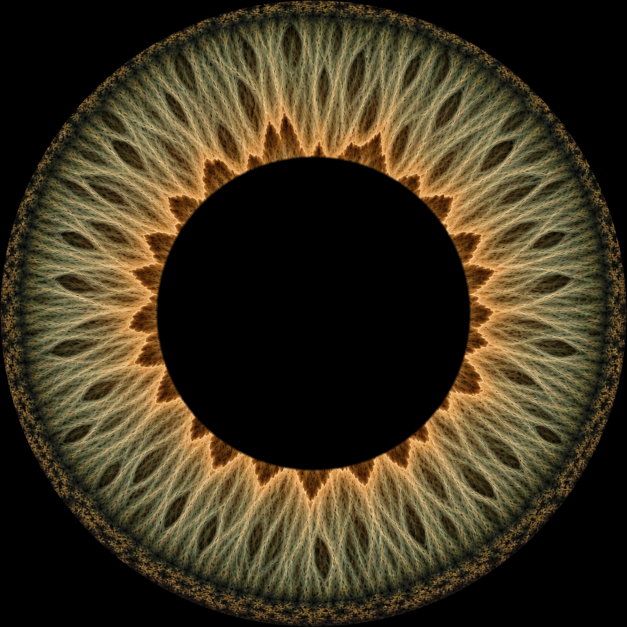
#> input picture assets/characters/lingxi/v5-imagegen-sources/iris_albedo.png, 1254 x 1254 px (shown at 1/2 size); the run also reads 1 picture not shown here
$ python make_skin_textures.py
#> lines starting #> are read from the running program, lines starting #| are printed output that depends on the picture
#!/usr/bin/env python3
"""Generate Lingxi's warm procedural skin maps with NumPy and Pillow only.

Run from the repository root. PNG row zero represents UV v=1; iris radii
are measured in UV units (the visible disk has radius 0.5). Bump maps are
linear scalar heights, intended for Blender's Non-Color image setting.
"""

from __future__ import annotations

import argparse
import json
import sys
import time
from pathlib import Path

import numpy as np
from PIL import Image


IMAGEGEN_SOURCES = Path(__file__).resolve().parents[2] / "assets/characters/lingxi/v5-imagegen-sources"
IMAGEGEN_ALBEDOS = frozenset({"iris_albedo.png", "nose_skin.png", "ear_fur.png",
                              "pad_skin.png", "tongue.png", "lid_skin.png",
                              "mouth_dark.png"})
IMAGEGEN_DATA = frozenset({"iris_bump.png", "nose_bump.png", "ear_bump.png",
                           "pad_bump.png", "lid_bump.png", "tongue_bump.png",
                           "iris_occlusion.png"})


def gaussian_blur(field: np.ndarray, sigma: float,
                  *, tileable: bool = False) -> np.ndarray:
    """Small separable Gaussian; optionally wrap boundaries onto a torus."""
    radius = max(1, int(np.ceil(3 * sigma)))
    offsets = np.arange(-radius, radius + 1, dtype=np.float32)
    kernel = np.exp(-0.5 * (offsets / sigma) ** 2)
    kernel /= kernel.sum()
    result = field.astype(np.float32)
    for axis in (0, 1):
        pads = [(0, 0), (0, 0)]
        pads[axis] = (radius, radius)
        padded = np.pad(result, pads, mode="wrap" if tileable else "reflect")
        filtered = np.zeros_like(result)
        for i, weight in enumerate(kernel):
            selection = [slice(None), slice(None)]
            selection[axis] = slice(i, i + result.shape[axis])
            filtered += weight * padded[tuple(selection)]
        result = filtered
    return result


def resize(field: np.ndarray, shape: tuple[int, int]) -> np.ndarray:
    """Resample float heights without an intermediate 8-bit quantization."""
    return np.asarray(
        Image.fromarray(field.astype(np.float32)).resize(
            (shape[1], shape[0]), Image.Resampling.BICUBIC
        ), dtype=np.float32,
    )


def fbm(shape: tuple[int, int], octaves: int, seed: int,
        cells: tuple[int, int] = (5, 5)) -> np.ndarray:
    """Gaussian-smoothed value noise, returned approximately in [-1, 1].

    Blur the coarse grids before interpolation, keeping broad octaves cheap
    even at 1024px. Anisotropic grids also provide directional fur noise.
    """
    rng = np.random.default_rng(seed)
    result = np.zeros(shape, dtype=np.float32)
    total = 0.0
    for octave in range(octaves):
        grid = tuple(max(3, min(size, n * 2 ** octave))
                     for size, n in zip(shape, cells))
        noise = gaussian_blur(rng.standard_normal(grid).astype(np.float32), 0.7)
        noise -= noise.mean()
        noise /= max(float(noise.std()) * 2.8, 1e-6)
        weight = 0.53 ** octave
        result += weight * resize(noise, shape)
        total += weight
    return np.clip(result / total, -1, 1)


def coordinates(size: int) -> tuple[np.ndarray, np.ndarray]:
    """Pixel centres, with upward-increasing UV v."""
    u = (np.arange(size, dtype=np.float32) + 0.5) / size
    return np.meshgrid(u, 1 - u)


def periodic_sample(grid: np.ndarray, x: np.ndarray,
                    y: np.ndarray) -> np.ndarray:
    """Smooth value noise at arbitrary lattice coordinates, modulo each axis.

    Wrapping the neighbouring indices as well as the coordinates makes both
    values and first derivatives continuous across the tile boundary.
    """
    x, y = x % grid.shape[1], y % grid.shape[0]
    ix, iy = np.floor(x).astype(np.int32), np.floor(y).astype(np.int32)
    tx, ty = x - ix, y - iy
    tx, ty = tx * tx * (3 - 2 * tx), ty * ty * (3 - 2 * ty)
    jx, jy = (ix + 1) % grid.shape[1], (iy + 1) % grid.shape[0]
    top = grid[iy, ix] * (1 - tx) + grid[iy, jx] * tx
    bottom = grid[jy, ix] * (1 - tx) + grid[jy, jx] * tx
    return top * (1 - ty) + bottom * ty


def periodic_fbm(shape: tuple[int, int], octaves: int, seed: int,
                 cells: tuple[int, int]) -> np.ndarray:
    """Fine, periodic counterpart of fbm; never use reflected resizing here."""
    rng = np.random.default_rng(seed)
    y, x = np.indices(shape, dtype=np.float64) + 0.5
    result = np.zeros(shape, dtype=np.float32)
    total = 0.0
    for octave in range(octaves):
        grid_shape = tuple(min(size, count * 2 ** octave)
                           for size, count in zip(shape, cells))
        grid = gaussian_blur(rng.standard_normal(grid_shape).astype(np.float32),
                             0.7, tileable=True)
        grid -= grid.mean()
        grid /= max(float(grid.std()) * 2.8, 1e-6)
        weight = 0.53 ** octave
        result += weight * periodic_sample(
            grid, x * grid_shape[1] / shape[1], y * grid_shape[0] / shape[0]
        ).astype(np.float32)
        total += weight
    return np.clip(result / total, -1, 1)


def test_periodic_sampling() -> float:
    """Compare wrapped sampling with non-wrapped sampling of explicit tiles.

    Probe both seams, corners and negative coordinates, including fractional
    positions on either side. Opposite raster edge pixels are different pixel
    centres, so their direct difference is not a continuity test.
    """
    rng = np.random.default_rng(7700)
    grid = rng.standard_normal((19, 23))
    xs = np.concatenate((rng.uniform(-1, 24, 128),
                         [-0.001, 0, 0.001, 22.999, 23, 23.001]))
    ys = np.concatenate((rng.uniform(-1, 20, 128),
                         [-0.001, 0, 0.001, 18.999, 19, 19.001]))
    x, y = np.meshgrid(xs, ys)
    tiled = np.tile(grid, (3, 3))
    # Independent reference: interior indices in a 3x3 image, no modulo.
    rx, ry = x + 23, y + 19
    ix, iy = np.floor(rx).astype(int), np.floor(ry).astype(int)
    tx, ty = rx - ix, ry - iy
    tx, ty = tx * tx * (3 - 2 * tx), ty * ty * (3 - 2 * ty)
    reference = ((1 - ty) * ((1 - tx) * tiled[iy, ix]
                             + tx * tiled[iy, ix + 1])
                 + ty * ((1 - tx) * tiled[iy + 1, ix]
                         + tx * tiled[iy + 1, ix + 1]))
    actual = periodic_sample(grid, x, y)
    error = float(np.max(np.abs(actual - reference)))
    for dx, dy in ((23, 0), (0, 19), (-23, -19)):
        error = max(error, float(np.max(np.abs(
            actual - periodic_sample(grid, x + dx, y + dy)))))
    if error > 1e-10:
        raise AssertionError(f"Periodic sampling seam error: {error:.3e}")
    return error


def micro_skin_maps() -> tuple[np.ndarray, np.ndarray, np.ndarray]:
    """UV-free skin micro-detail, with shared pore cavities in all three maps.

    Features span only a few pixels; anisotropic noise suggests short hair
    without long shafts or broad colour clouds. Sample all maps at the same
    object/generated coordinate scale and use Non-Color data with Repeat.
    """
    shape = (1024, 1024)
    fine = periodic_fbm(shape, 3, 7701, (192, 224))
    grain = periodic_fbm(shape, 2, 7702, (96, 384))
    pores = smoothstep(0.02, 0.60, -fine)
    bump = 0.50 + 0.045 * fine - 0.085 * pores + 0.018 * grain
    # Wrap blur, then average pixel-centred 2x2 footprints. Unlike a generic
    # resize, this preserves the torus and aligns the 512px maps with bump.
    cavities = gaussian_blur(pores, 0.8, tileable=True)
    cavities = cavities.reshape(512, 2, 512, 2).mean(axis=(1, 3))
    rough = 0.50 + 0.09 * (cavities - cavities.mean())
    ao = 0.88 - 0.045 * (cavities - cavities.mean())
    return bump, rough, ao


def smoothstep(low: float, high: float, x: np.ndarray) -> np.ndarray:
    t = np.clip((x - low) / (high - low), 0, 1)
    return t * t * (3 - 2 * t)


def colour(hex_code: str) -> np.ndarray:
    return np.array([int(hex_code[i:i + 2], 16) / 255
                     for i in (0, 2, 4)], dtype=np.float32)


def mix(a: np.ndarray, b: np.ndarray, amount: np.ndarray) -> np.ndarray:
    return a * (1 - amount[..., None]) + b * amount[..., None]


def angular_noise(theta: np.ndarray, count: int,
                  rng: np.random.Generator) -> np.ndarray:
    """Periodic random angular profile: no seam and no reflected sectors."""
    values = rng.uniform(-1, 1, count).astype(np.float32)
    phase = (theta / (2 * np.pi) % 1) * count
    index = np.floor(phase).astype(np.int32)
    blend = phase - index
    blend = blend * blend * (3 - 2 * blend)
    return values[index % count] * (1 - blend) + values[(index + 1) % count] * blend


def radial_fibres(radius: np.ndarray, theta: np.ndarray,
                  rng: np.random.Generator, warp: np.ndarray) -> np.ndarray:
    """Unequal bundles of bent, branching collagen fibres."""
    bent = theta + 0.035 * warp + 0.025 * np.sin(theta * 7 + radius * 19)
    fibres = np.zeros_like(radius)
    for count, weight in ((72, 0.56), (144, 0.29), (288, 0.15)):
        profile = angular_noise(bent + 0.014 * np.sin(radius * 31 + theta * 9),
                                count, rng)
        # Narrow ridges and broader troughs create varied fibre widths.
        profile = 0.65 * profile + 0.35 * np.sign(profile) * profile ** 2
        envelope = 0.65 + 0.35 * np.sin(radius * rng.uniform(35, 65)
                                      + angular_noise(theta, 31, rng) * 4)
        fibres += weight * profile * envelope
    return fibres


def iris_maps() -> tuple[np.ndarray, np.ndarray]:
    rng = np.random.default_rng(1101)
    u, v = coordinates(1024)
    radius = np.hypot(u - 0.5, v - 0.5)
    theta = np.arctan2(v - 0.5, u - 0.5)
    clouds = fbm(radius.shape, 5, 1102)
    angular = angular_noise(theta, 43, rng)
    warped_r = radius + 0.008 * angular + 0.006 * clouds
    fibres = radial_fibres(radius, theta, rng, clouds)
    base = mix(colour("c99339"), colour("d6b34a"),
               smoothstep(0.18, 0.23, warped_r))
    base = mix(base, colour("738e49"), smoothstep(0.25, 0.43, warped_r))
    collarette_r = 0.215 + 0.010 * angular_noise(theta, 61, rng) + 0.008 * clouds
    collarette = np.exp(-((radius - collarette_r) / 0.012) ** 2)
    limbus = smoothstep(0.435, 0.49, warped_r)
    grain = rng.normal(0, 0.006, radius.shape).astype(np.float32)
    variation = 0.13 * fibres + 0.023 * clouds + grain
    base += variation[..., None] * np.array([1.0, 0.91, 0.66])
    base += collarette[..., None] * np.array([0.12, 0.095, 0.025])
    base = mix(base, colour("211d19"), 0.86 * limbus)
    pupil_r = 0.09 + 0.0025 * angular_noise(theta, 73, rng)
    pupil_edge = np.exp(-((radius - pupil_r - 0.006) / 0.007) ** 2)
    base -= pupil_edge[..., None] * np.array([0.09, 0.07, 0.045])
    pupil = np.zeros(3, dtype=np.float32)
    visible_iris = smoothstep(-0.003, 0.007, radius - pupil_r)
    base = mix(pupil, base, visible_iris)
    # Opaque bleed outside the disk prevents pale/transparent filtering seams.
    rgba = np.dstack((base, np.ones_like(radius)))
    height = 0.50 + visible_iris * (0.105 * fibres + 0.016 * clouds
                                  - 0.035 * collarette - 0.018 * pupil_edge)
    height += grain * 0.8
    return rgba, resize(np.clip(height, 0.35, 0.65), (512, 512))


def iris_occlusion_map() -> np.ndarray:
    u, v = coordinates(512)
    radius = np.hypot(u - .5, v - .5)
    edge = smoothstep(.31, .5, radius)
    upper = smoothstep(.5, .95, v)
    return np.clip(1 - edge * (.48 + .11 * upper) - .10 * upper, .41, 1)


def lid_maps() -> tuple[np.ndarray, np.ndarray]:
    # The U coordinate follows the eyelid arc; repeatable noise has no end seam.
    shape = (512, 1024)
    v = (1 - (np.arange(512, dtype=np.float32) + .5) / 512)[:, None]
    pores = periodic_fbm(shape, 3, 7703, (85, 150))
    fine = periodic_fbm(shape, 2, 7704, (180, 235))
    liner = 1 - smoothstep(.015, .095, v)
    skin = colour("d5b9a1") + (0.022 * pores + 0.008 * fine)[..., None]
    skin = mix(skin, colour("49372f"), np.broadcast_to(.83 * liner, shape))
    groove = np.exp(-((v - .075) / .025) ** 2)
    bump = .5 + .028 * pores + .01 * fine - .055 * groove
    return skin, resize(bump, (512, 512))


def ear_maps() -> tuple[np.ndarray, np.ndarray]:
    rng = np.random.default_rng(2201)
    u, v = coordinates(1024)
    clouds = fbm(u.shape, 5, 2202)
    warp = fbm(u.shape, 3, 2203, (7, 9))
    flow = u + 0.012 * warp + 0.016 * np.sin(v * 4 + u * 7)
    streaks = np.zeros_like(u)
    # Independent envelopes interrupt each fine shaft into short wisps.
    for frequency, weight in ((205, 0.45), (367, 0.35), (491, 0.20)):
        phase = rng.uniform(0, 2 * np.pi)
        envelope = smoothstep(-0.5, 0.65, fbm(u.shape, 2, frequency, (65, 90)))
        streaks += weight * np.cos(flow * frequency * 2 * np.pi + phase) * envelope
    feather = np.clip(0.72 * smoothstep(0.12, 1.0, v)
                      + 0.63 * np.abs(2 * u - 1) ** 1.7 + 0.09 * clouds, 0, 1)
    base = mix(colour("c98d84"), colour("f3e3d8"), feather)
    grain = rng.normal(0, 0.004, u.shape).astype(np.float32)
    base += (0.021 * clouds + 0.024 * streaks + grain)[..., None]
    height = 0.50 + 0.075 * streaks + 0.008 * clouds + 0.7 * grain
    return base, resize(height, (512, 512))


def pebbles(shape: tuple[int, int], spacing: float, seed: int) -> np.ndarray:
    """Jittered cellular domes, evaluated against nine neighbouring cells.

    The soft rounded tops avoid baked directional highlights. Coordinates
    are in pixels, so spacing controls the leather/papillae feature size.
    """
    rng = np.random.default_rng(seed)
    y, x = np.indices(shape, dtype=np.float32)
    x = x / spacing + 1
    y = y / spacing + 1
    ix, iy = x.astype(np.int32), y.astype(np.int32)
    grid = (int(iy.max()) + 3, int(ix.max()) + 3)
    jitter_x = rng.uniform(0.15, 0.85, grid)
    jitter_y = rng.uniform(0.15, 0.85, grid)
    widths = rng.uniform(0.23, 0.39, grid)
    amplitude = rng.uniform(0.7, 1.0, grid)
    domes = np.zeros(shape, dtype=np.float32)
    for dy in (-1, 0, 1):
        for dx in (-1, 0, 1):
            gx, gy = ix + dx, iy + dy
            distance = (x - gx - jitter_x[gy, gx]) ** 2 + (y - gy - jitter_y[gy, gx]) ** 2
            dome = amplitude[gy, gx] * np.exp(-distance / (2 * widths[gy, gx] ** 2))
            np.maximum(domes, dome, out=domes)
    return domes - domes.mean()


def nose_maps() -> tuple[np.ndarray, np.ndarray]:
    rng = np.random.default_rng(3301)
    u, v = coordinates(512)
    leather = pebbles(u.shape, 3.3, 3302)
    clouds = fbm(u.shape, 5, 3303)
    grain = rng.normal(0, 0.005, u.shape).astype(np.float32)
    ridge = np.exp(-((v - 0.81) / 0.12) ** 2) * np.exp(-((u - 0.5) / 0.43) ** 4)
    base = colour("b4706c") + (0.037 * clouds + 0.068 * leather + grain)[..., None]
    base += ridge[..., None] * np.array([0.047, 0.039, 0.032])
    # Broad soft slits, tilted toward the centre, without hard ink-like edges.
    nostrils = np.zeros_like(u)
    for centre, tilt in ((0.32, -0.35), (0.68, 0.35)):
        x = u - centre
        y = v - 0.50 - tilt * x
        nostrils += np.exp(-0.5 * ((x / 0.074) ** 2 + (y / 0.020) ** 2))
    base = mix(base, colour("694346"), np.clip(nostrils * 0.79, 0, 1))
    return base, 0.50 + 0.12 * leather + grain * 0.65 - .25 * np.clip(nostrils, 0, 1)


def pad_maps() -> tuple[np.ndarray, np.ndarray]:
    rng = np.random.default_rng(4401)
    u, v = coordinates(512)
    velvet = pebbles(u.shape, 5.0, 4403)
    clouds = fbm(u.shape, 5, 4402)
    centre = np.exp(-((u - 0.48) ** 2 + (v - 0.55) ** 2) / 0.15)
    grain = rng.normal(0, 0.005, u.shape).astype(np.float32)
    base = colour("a9585a") + (0.027 * clouds + 0.021 * velvet + grain)[..., None]
    base += centre[..., None] * np.array([0.043, 0.036, 0.035])
    return base, 0.50 + 0.059 * velvet + 0.8 * grain


def tongue_map() -> np.ndarray:
    rng = np.random.default_rng(5501)
    u, v = coordinates(512)
    papillae = pebbles(u.shape, 6.0, 5502)
    clouds = fbm(u.shape, 4, 5503)
    grain = rng.normal(0, 0.004, u.shape).astype(np.float32)
    base = colour("c0656b") + (0.026 * clouds + 0.085 * papillae + grain)[..., None]
    base -= ((1 - v) ** 2)[..., None] * np.array([0.058, 0.032, 0.027])
    base += v[..., None] * np.array([.035, .018, .015])
    base -= np.exp(-((u - .5) / .035) ** 2)[..., None] * np.array([.034, .021, .019])
    # Gentle pale papilla tips suggest moisture, without fixed specular glints.
    base += np.maximum(papillae - 0.22, 0)[..., None] * np.array([0.06, 0.042, 0.04])
    return base


def tongue_bump_map() -> np.ndarray:
    u, _ = coordinates(512)
    papillae = pebbles(u.shape, 6.0, 5502)
    groove = np.exp(-((u - .5) / .035) ** 2)
    return .5 + .09 * papillae - .045 * groove


def mouth_map() -> np.ndarray:
    rng = np.random.default_rng(6601)
    clouds = fbm((512, 512), 4, 6602)
    patches = smoothstep(-0.55, 0.55, clouds)
    grain = rng.normal(0, 0.004, clouds.shape).astype(np.float32)
    return colour("3a1416") - patches[..., None] * np.array([0.047, 0.020, 0.017]) + grain[..., None]


def save(img_array: np.ndarray, path: Path) -> dict[str, str | int]:
    pixels = np.rint(np.clip(img_array, 0, 1) * 255).astype(np.uint8)
    image = Image.fromarray(pixels)
    image.save(path, format="PNG", optimize=True)
    return {"path": str(path), "bytes": path.stat().st_size,
            "width": image.width, "height": image.height}


def close_raster_seam(field: np.ndarray, *, horizontal: bool = True,
                      vertical: bool = True) -> np.ndarray:
    """Match endpoint texels as well as continuous periodic sampler values."""
    field = field.copy()
    if horizontal:
        edge = (field[:, 0] + field[:, -1]) * .5
        field[:, 0] = edge
        field[:, -1] = edge
    if vertical:
        edge = (field[0] + field[-1]) * .5
        field[0] = edge
        field[-1] = edge
    return field


def imagegen_texture(name: str, shape: tuple[int, ...]) -> np.ndarray | None:
    """Bake checked-in image-tool artwork to exact UV dimensions offline."""
#> called with name = 'iris_albedo.png', shape = (1024, 1024, 4)
    source = IMAGEGEN_SOURCES / name
    if name not in IMAGEGEN_ALBEDOS | IMAGEGEN_DATA or not source.is_file():
        return None
    with Image.open(source) as image:
#> image is the input picture: PIL image 1254x1254 RGB; mean R, G, B 61.4, 51.9, 31.4
        image = image.convert("RGBA")
#> image: PIL image 1254x1254 RGBA
        # Flatten image-tool alpha before resampling, so PNG edges cannot darken.
        matte = (128, 128, 128, 255) if name in IMAGEGEN_DATA else (160, 135, 115, 255)
        background = Image.new("RGBA", image.size, matte)
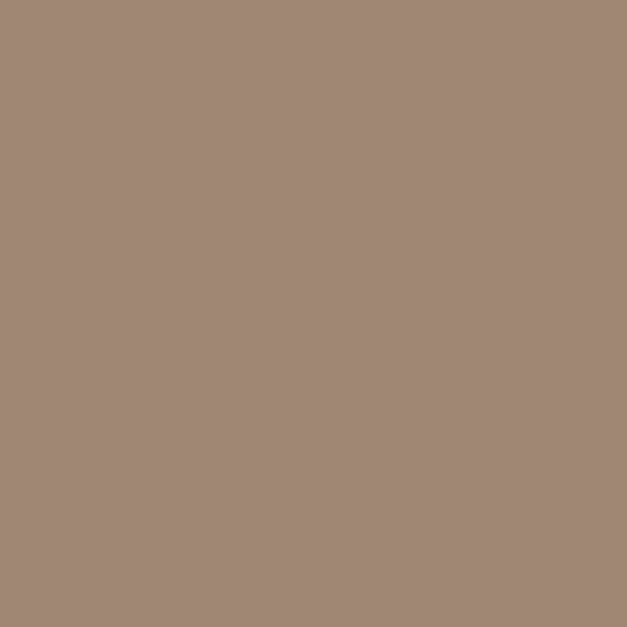
#> background: PIL image 1254x1254 RGBA (shown at 1/2 size); mean R, G, B, A 160, 135, 115, 255
        image = Image.alpha_composite(background, image).convert("RGB")
        image = image.resize((shape[1], shape[0]), Image.Resampling.LANCZOS)
#> image: PIL image 1024x1024 RGB
        pixels = np.asarray(image, dtype=np.float32) / 255
    if name in IMAGEGEN_DATA:
        gray = pixels.mean(axis=2)
        if name == "iris_occlusion.png":
            # The image establishes the spatial shading; bound the mask's
            # endpoints to the numeric contact-shadow contract.
            low, high = np.percentile(gray, (2, 99.9))
            gray = np.clip((gray - low) / max(high - low, 1e-6), 0, 1)
            gray = .45 + .55 * gray
            gray[shape[0] // 2, shape[1] // 2] = 1
        else:
            gray = np.clip(.5 + .36 * (gray - gray.mean()), .35, .65)
        pixels = gray
    return pixels


def main() -> None:
    started = time.perf_counter()
    parser = argparse.ArgumentParser(description=__doc__)
    parser.add_argument("--out", type=Path,
                        default=Path("assets/characters/lingxi/v5/textures"))
    args = parser.parse_args()
    args.out.mkdir(parents=True, exist_ok=True)
    seam_error = test_periodic_sampling()
    print(f"Periodic sampling seam error (wrapped vs non-wrapped): {seam_error:.3e}",
          file=sys.stderr)
    written = []
    for names, generator in (
        (("iris_albedo.png", "iris_bump.png"), iris_maps),
        (("lid_skin.png", "lid_bump.png"), lid_maps),
        (("ear_fur.png", "ear_bump.png"), ear_maps),
        (("nose_skin.png", "nose_bump.png"), nose_maps),
        (("pad_skin.png", "pad_bump.png"), pad_maps),
        (("micro_skin_bump.png", "micro_skin_rough.png", "coat_soft_ao.png"),
         micro_skin_maps),
    ):
        for name, pixels in zip(names, generator()):
            painted = imagegen_texture(name, pixels.shape)
            if painted is not None:
                pixels = painted
            if name in ("micro_skin_bump.png", "micro_skin_rough.png", "coat_soft_ao.png"):
                pixels = close_raster_seam(pixels)
            elif name in ("lid_skin.png", "lid_bump.png"):
                pixels = close_raster_seam(pixels, vertical=False)
            written.append(save(pixels, args.out / name))
    for name, generated in (("tongue.png", tongue_map()),
                            ("tongue_bump.png", tongue_bump_map()),
                            ("mouth_dark.png", mouth_map()),
                            ("iris_occlusion.png", iris_occlusion_map())):
#> in tongue_map, `grain = rng.normal(0, 0.004, u.shape).astype(np.float32)`:
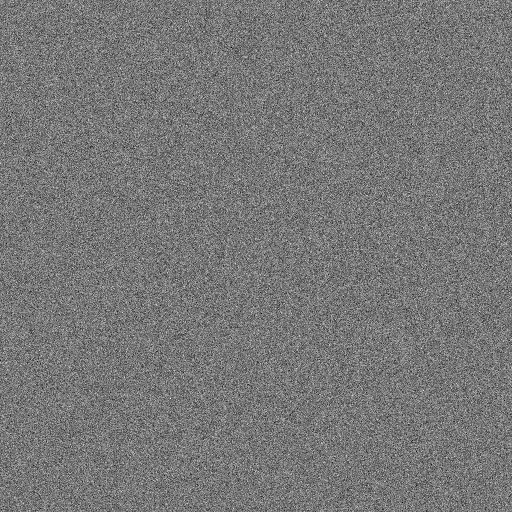
#> grain: shape (512, 512) float32; min -0.0187, max 0.0211, mean 1.88e-05; drawn with min black and max white
#> in tongue_map, `base = colour("c0656b") + (0.026 * clouds + 0.085 * papillae + grain)[..`:
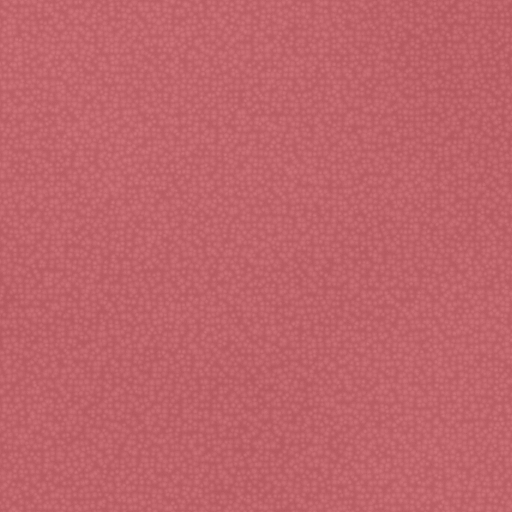
#> base: shape (512, 512, 3) float32; mean of channels 0, 1, 2 0.753, 0.396, 0.42; drawn as R, G, B
#> (the rest of the program and of its run is left out)
